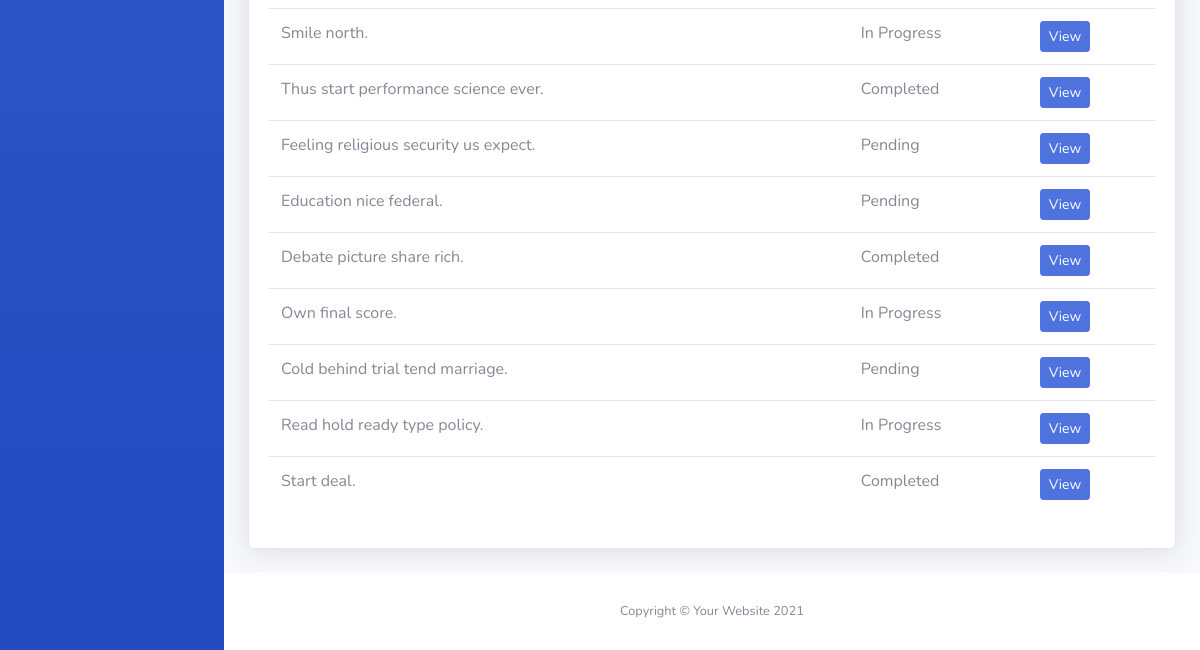
The page /subtasks/ (lower part) on the database as committed earlier.
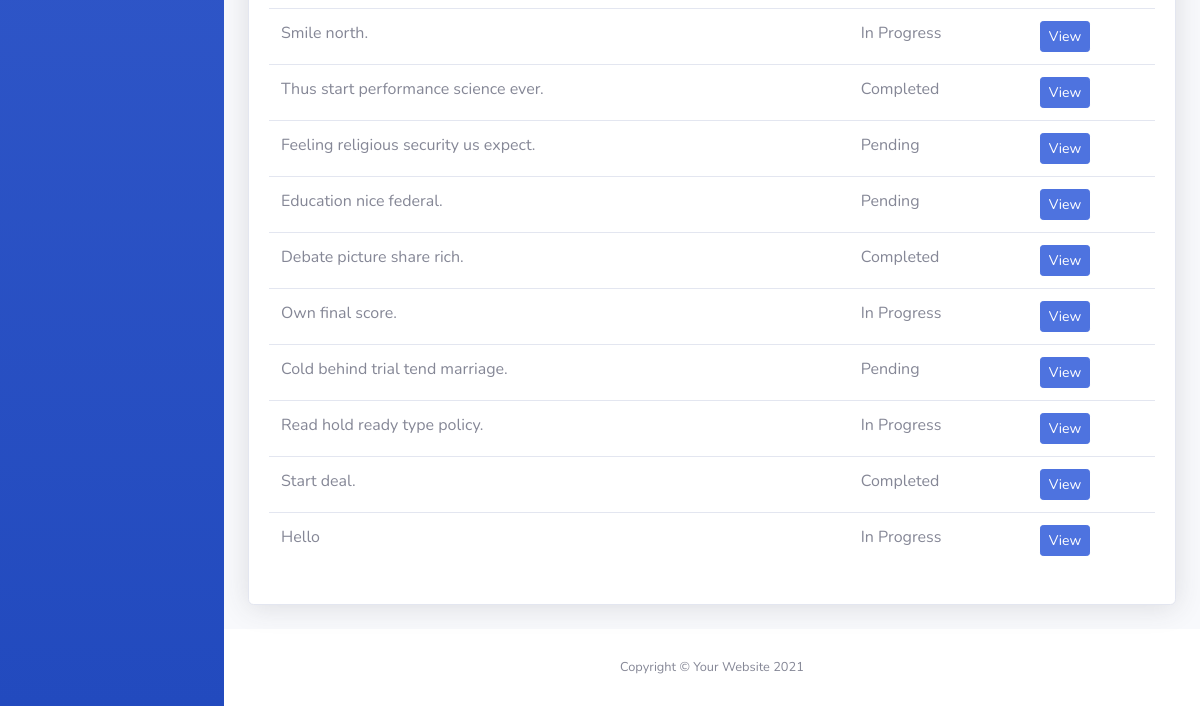
The same page on the database as committed later.
### tasks/models.py (models this page shows, shortened)
class BaseModel(models.Model):
    created_at = models.DateTimeField(auto_now_add=True)
    updated_at = models.DateTimeField(auto_now=True)
    class Meta:
        abstract = True

class SubTask(BaseModel):
    STATUS_CHOICES = [
        ("Pending", "Pending"),
        ("In Progress", "In Progress"),
        ("Completed", "Completed"),
    ]
    parent_task = models.ForeignKey(Task, on_delete=models.CASCADE)
    title = models.CharField(max_length=200)
    status = models.CharField(
        max_length=50,
        choices=STATUS_CHOICES,
        default="Pending"
    )

### tasks/views.py (the view)
# urls.py: path('subtasks/', SubTaskListView.as_view(), name='subtask-list'),
class SubTaskListView(ListView):
    model = SubTask
    template_name = 'subtasks_list.html'
    context_object_name = 'subtasks'

### templates/subtasks_list.html (shortened to what this page needs)
{% load static %}
<!DOCTYPE html>
<html lang="en">
<head>
    <link href="{% static 'vendor/fontawesome-free/css/all.min.css' %}" rel="stylesheet" type="text/css">
    <link href="{% static 'css/sb-admin-2.min.css' %}" rel="stylesheet">
</head>
<body id="page-top">
    <div id="wrapper">
        <ul class="navbar-nav bg-gradient-primary sidebar sidebar-dark accordion" id="accordionSidebar">
        </ul>
        <div id="content-wrapper" class="d-flex flex-column">
            <div id="content">
                <div class="container-fluid">
                    <div class="card shadow mb-4">
                        <div class="card-body">
                            <div class="table-responsive">
                                <table class="table " id="dataTable" width="100%" cellspacing="0">
                                    <tbody>
                                        {% for object in object_list %}
                                        <tr>
                                            <td>{{ object.title }}</td>
                                            <td>{{ object.status }}</td>
                                            <td><a href="/subtasks/{{ object.pk }}" class="btn btn-primary btn-sm">View</a></td>
                                        </tr>
                                        {% endfor %}
                                    </tbody>
                                </table>
                            </div>
                        </div>
</div>
            </div>
            <footer class="sticky-footer bg-white">
                <div class="container my-auto">
                    <div class="copyright text-center my-auto">
                        <span>Copyright &copy; Your Website 2021</span>
                    </div>
                </div>
            </footer>
        </div>
    </div>
</body>
</html>

Rows that differ between the two databases and show on the page:
added SubTask: title "Hello", status "In Progress"
